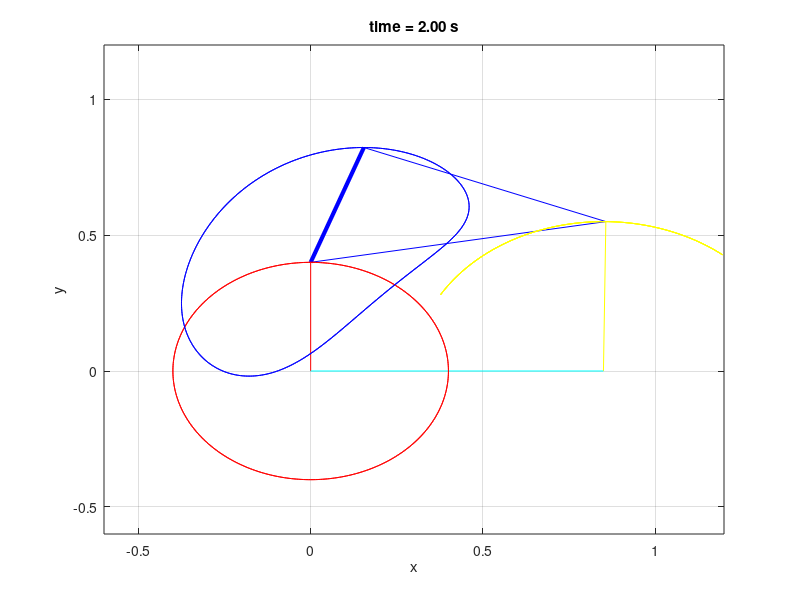
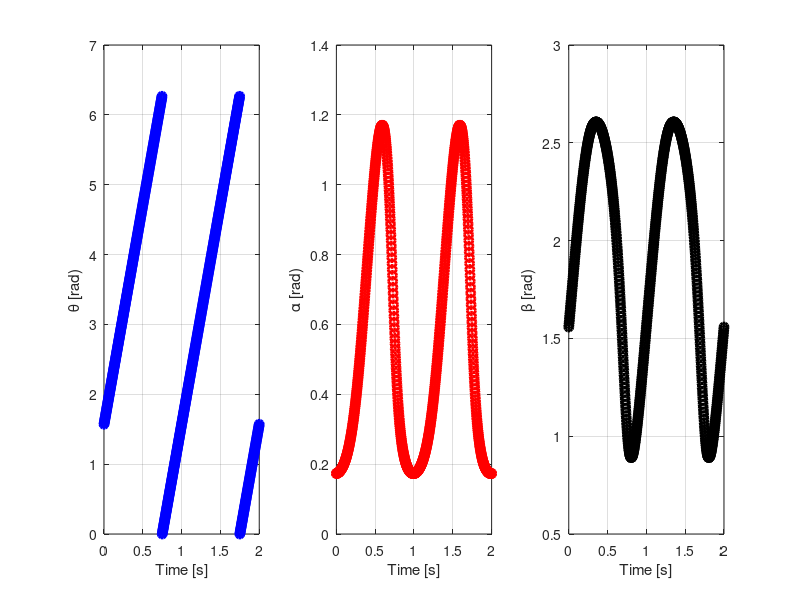

Here is the MATLAB script that generated these plots, in order:
clear all, close all, clc
disp('Couple Dynamics:')
tol    = 0.0000001;
max_it = 100;
%%%%%%%%%%%%%%%%%%%%%%%%%%%%%%
a = 0.85; %cyan
b = 0.40; %red
c = 0.87; %blue
d = 0.55; %yellow
e = 0.45; %blue
%%%%%%%%%%%%%%%%%%%%%%%%%%%%%%

thetadot = 2*pi;           %% angular speed (rad/s)
period   = 2*pi/thetadot;  %% time to take for a cycle of driving arm
n  = 360;                  %% number of intervals in a cycle
cycle = 2;                 %% number of cycles to animate
N = cycle*n+1;
t  = linspace(0,cycle*period,N);  % t = time
Ax = 0;
Ay = 0;
Dx = a;
Dy = 0;
theta0 = pi/2;                       
THETA  = thetadot*t + theta0;
THETA  = mod(THETA,2*pi);    
ALPHA  = zeros(1,N);
BETA   = zeros(1,N);

triangle_angel=pi/3;
angles = [0.1, 1]';               % Initial guess for alpha and beta


for i = 1:1:N
    Bx = b*cos(THETA(i));
    By = b*sin(THETA(i));
    iter       = 1;
    while (iter <= max_it)
        alpha = angles(1);
        beta  = angles(2);

        f = [ (c*cos(alpha)-d*cos(beta)+Bx-Dx)
              (c*sin(alpha)-d*sin(beta)+By   ) ];

        J = [ (-c*sin(alpha))  ( d*sin(beta))
              ( c*cos(alpha))  (-d*cos(beta)) ]; 
        
        angles_new = angles -J\f;
        err        = norm(angles_new - angles);
        if err <= tol
            angles_next = angles_new;
            break
        else
            angles = angles_new;
        end
        iter = iter + 1;
    end
    if (iter >  max_it), error('Newton method did not converge'); end

    angles   = mod(angles_next,2*pi);    
    ALPHA(i) = angles(1);
    BETA(i)  = angles(2);
end

AX = zeros(size(t));
AY = zeros(size(t));
BX = b*cos(THETA);
BY = b*sin(THETA);
DX = a*ones(size(t));
DY = zeros(size(t));
%%%%%%%%%%%%%%%%%%%%%%%%%%%%%%%%%%%%%%%%%%%%%%%%
EX = b*cos(THETA) + e*cos(triangle_angel+ALPHA);
EY = b*sin(THETA) + e*sin(triangle_angel+ALPHA);
%%%%%%%%%%%%%%%%%%%%%%%%%%%%%%%%%%%%%%%%%%%%%%%%
CX1 = BX + c*cos(ALPHA); 
CY1 = BY + c*sin(ALPHA); 
CX2 = DX + d*cos(BETA); 
CY2 = DY + d*sin(BETA);
%%%%%%%%%%%%%%%%%%%%%%%
KX = BX + c*cos(ALPHA);
KY = BY + c*sin(ALPHA); 
MX = AX + b*cos(THETA);
MY = AY + b*sin(THETA);
%%%%%%%%%%%%%%%%%%%%%%%

figure(1)
% ratio  = 228/127;
% factor = 0.70;
% pause(3)
for i=1:3:N
    text_plot = ['time = ',num2str(t(i),'%6.2f'),' s']; 
    %%%%%%%%%%%%%%%%%%%%%%%%%%%%%%%%%%%%%%%%%%%
    plot([AX(i) BX(i)],[AY(i) BY(i)],'r-', ...
        [BX(i) CX1(i)],[BY(i) CY2(i)],'b-', ...
        [DX(i) CX2(i)],[DY(i) CY2(i)],'y-', ...
        [AX(i) DX(i)], [AY(i) DY(i)],'c-',...
        [EX(i) CX2(i)],[EY(i) CY2(i)],'b-', ...
        [BX(i) EX(i)],[BY(i) EY(i)],'b-','linewidth',3)
    %%%%%%%%%%%%%%%%%%%%%%%%%%%%%%%%%%%%%%%%%%%%
    grid on, xlabel('x'), ylabel('y'), title(text_plot), axis([-0.6 1.2 -0.6 1.2])
    %%%%%%%%%%%%%%%%%
    hold on
    plot(KX,KY,'y-')
    plot(MX,MY,'r-')
    plot(EX,EY,'b-')
    pause(0.02)
    hold off
    %%%%%%%%%%%%%%%%%
    pause(0.02)
end
figure(2)
subplot(131), plot(t,THETA,'bo','linewidth',2), grid on, xlabel('Time [s]'), ylabel('\theta [rad)')
subplot(132), plot(t,ALPHA,'ro','linewidth',2), grid on, xlabel('Time [s]'), ylabel('\alpha [rad)')
subplot(133), plot(t,BETA, 'ko','linewidth',2), grid on, xlabel('Time [s]'), ylabel('\beta [rad)')